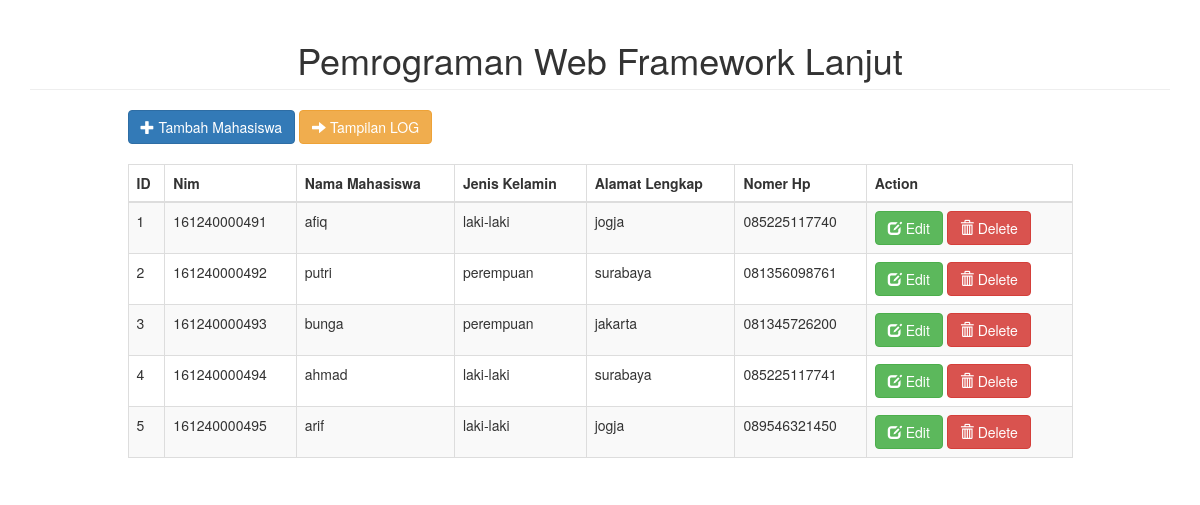
The page / on the database its author committed.
### tables this page shows
CREATE TABLE `tbl_mahasiswa` (
  `id` int(11) NOT NULL,
  `nim` varchar(30) NOT NULL,
  `nama_mahasiswa` varchar(100) NOT NULL,
  `jenis_kelamin` varchar(100) NOT NULL,
  `alamat_lengkap` varchar(100) NOT NULL,
  `nomer_hp` varchar(15) NOT NULL
);

### application/controllers/Mahasiswa.php (called while the page is built, shortened)
<?php
class Mahasiswa extends CI_Controller {
	function __construct(){
		$this->load->model('model_mahasiswa');
	}
	public function index(){
		$data['mahasiswa'] = $this->model_mahasiswa->getAllMhs();
		$this->load->view('list_mahasiswa.php', $data);
	}
}
?>

### index.php (called while the page is built, shortened)
<?php
require_once BASEPATH.'core/CodeIgniter.php';

### application/models/Model_mahasiswa.php (called while the page is built, shortened)
<?php
	class Model_mahasiswa extends CI_Model {
		public function getAllMhs(){
			$query = $this->db->get('tbl_mahasiswa');
			return $query->result();
		}
	}
?>

### application/views/list_mahasiswa.php (the view, shortened to what this page needs)
<!DOCTYPE html>
<html>
<head>
	<link rel="stylesheet" type="text/css" href="<?php echo base_url(); ?>bootstrap/css/bootstrap.min.css">
</head>
<body>
<div class="container">
	<h1 class="page-header text-center">Pemrograman Web Framework Lanjut</h1>
	<div class="row">
		<div class="col-sm-10 col-sm-offset-1">
			<a href="<?php echo base_url(); ?>index.php/mahasiswa/tambah" class="btn btn-primary"><span class="glyphicon glyphicon-plus"></span> Tambah Mahasiswa</a>
			<a href="<?php echo base_url(); ?>index.php/log" class="btn btn-warning"><span class="glyphicon glyphicon-arrow-right"></span> Tampilan LOG</a><br><br>
			<table class="table table-bordered table-striped">
				<thead>
					<tr>
						<th>ID</th>
						<th>Nim</th>
						<th>Nama Mahasiswa</th>
						<th>Jenis Kelamin</th>
						<th>Alamat Lengkap</th>
						<th>Nomer Hp</th>
						<th>Action</th>
					</tr>
				</thead>
				<tbody>
					<?php
					foreach($mahasiswa as $mhs){
						?>
						<tr>
							<td><?php echo $mhs->id; ?></td>
							<td><?php echo $mhs->nim; ?></td>
							<td><?php echo $mhs->nama_mahasiswa; ?></td>
							<td><?php echo $mhs->jenis_kelamin; ?></td>
							<td><?php echo $mhs->alamat_lengkap; ?></td>
							<td><?php echo $mhs->nomer_hp; ?></td>
							<td><a href="<?php echo base_url(); ?>index.php/mahasiswa/edit/<?php echo $mhs->id; ?>" class="btn btn-success"><span class="glyphicon glyphicon-edit"></span> Edit</a>
							 <a href="<?php echo base_url(); ?>index.php/mahasiswa/delete/<?php echo $mhs->id; ?>" class="btn btn-danger"><span class="glyphicon glyphicon-trash"></span> Delete</a>
							</td>
						</tr>
						<?php
					}
					?>
				</tbody>
			</table>
		</div>
	</div>
</div>
</body>
</html>

### rows shown on the page
tbl_mahasiswa: id "1", nim "161240000491", nama_mahasiswa "afiq", jenis_kelamin "laki-laki", alamat_lengkap "jogja", nomer_hp "085225117740"
tbl_mahasiswa: id "2", nim "161240000492", nama_mahasiswa "putri", jenis_kelamin "perempuan", alamat_lengkap "surabaya", nomer_hp "081356098761"
tbl_mahasiswa: id "3", nim "161240000493", nama_mahasiswa "bunga", jenis_kelamin "perempuan", alamat_lengkap "jakarta", nomer_hp "081345726200"
tbl_mahasiswa: id "4", nim "161240000494", nama_mahasiswa "ahmad", jenis_kelamin "laki-laki", alamat_lengkap "surabaya", nomer_hp "085225117741"
tbl_mahasiswa: id "5", nim "161240000495", nama_mahasiswa "arif", jenis_kelamin "laki-laki", alamat_lengkap "jogja", nomer_hp "089546321450"
